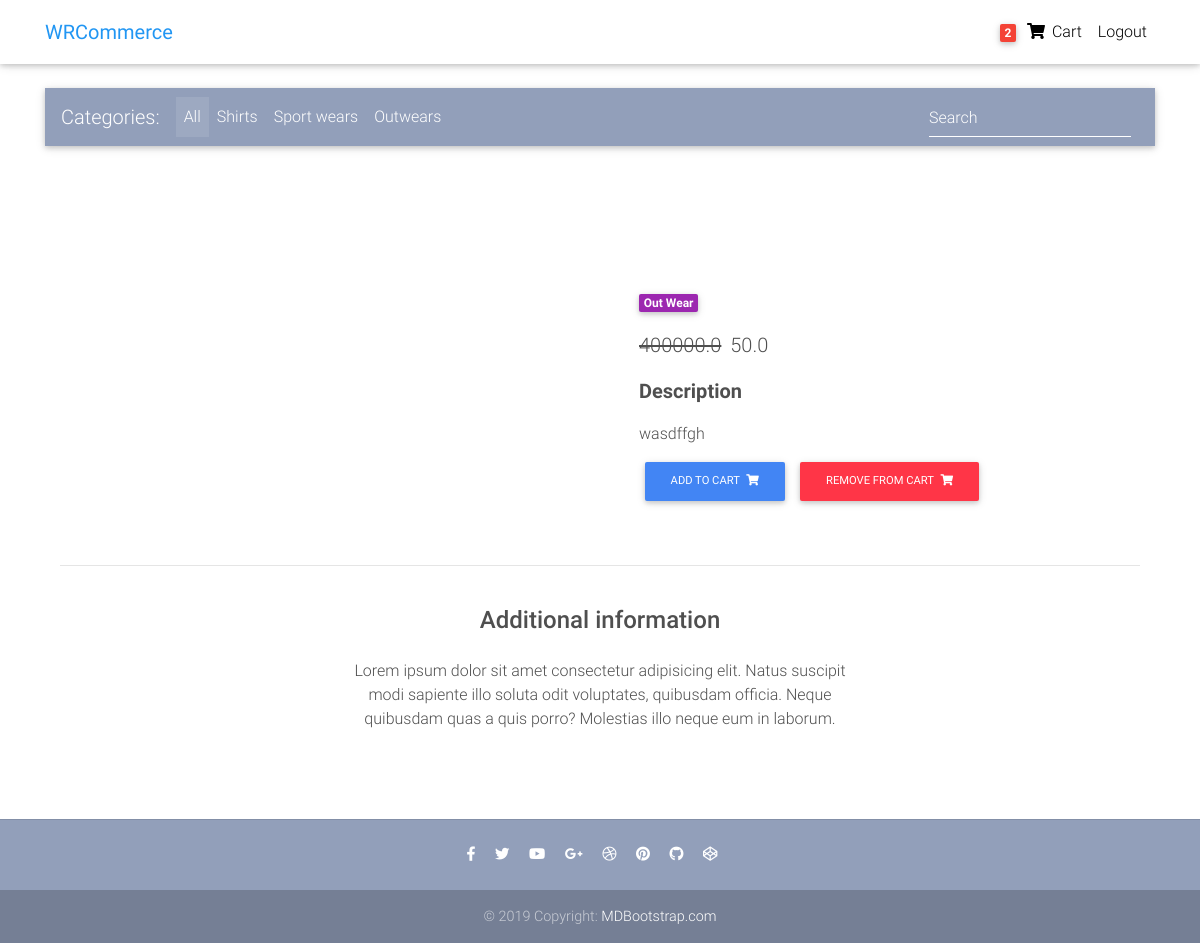
The app's page /product/test-product-2/ (signed in) with its own data.
### app/models.py (models this page shows, shortened)
class Order(models.Model):
	user = models.ForeignKey(settings.AUTH_USER_MODEL, on_delete=models.CASCADE)
	item = models.ManyToManyField(OrderItem)
	start_date = models.DateTimeField(auto_now_add = True)
	ordered_date = models.DateTimeField()
	ordered = models.BooleanField(default=False)
	billing_address = models.ForeignKey('BillingAddress', on_delete=models.SET_NULL, blank=True, null=True)

class Item(models.Model):
	title = models.CharField(max_length=100)
	price = models.FloatField()
	discount_price = models.FloatField(blank=True, null=True)
	category = models.CharField(choices=CATEGORY_CHOICES, max_length=2)
	label = models.CharField(choices=LABEL_CHOICES, max_length=1)
	slug = models.SlugField()
	description = models.TextField()
	def get_add_to_cart_url(self):
		return reverse("app:add_to_cart", kwargs={
			'slug': self.slug
		})
	def get_remove_from_cart_url(self):
		return reverse("app:remove_from_cart", kwargs={
			'slug': self.slug
		})

### app/views.py (the view)
# urls.py: path('product/<slug>/',ItemDetailView.as_view(), name="product"),
class ItemDetailView(DetailView):
	model = Item
	template_name = "product.html"

### app/templatetags/cart_template_tags.py (called while the page is built)
@register.filter
def cart_item_count(user):
    if user.is_authenticated:
        qs = Order.objects.filter(user=user, ordered=False)
        if qs.exists():
            return qs[0].item.count()
    return 0

### templates/product.html (shortened to what this page needs)
{% extends 'base.html' %} {% block content %}
<main class="mt-5 pt-4">
  <div class="container dark-grey-text mt-5">
    <div class="row wow fadeIn">
      <div class="col-md-6 mb-4">
      </div>
      <div class="col-md-6 mb-4">
        <div class="p-4">
          <div class="mb-3">
            <a href="">
              <span class="badge purple mr-1"
                >{{ object.get_category_display }}</span
              >
            </a>
          </div>
          <p class="lead">
            {% if object.discount_price %}
            <span class="mr-1">
              <del>{{ object.price }}</del>
            </span>
            <span>{{ object.discount_price }}</span>
            {% else %}
            <span>{{object.price}}</span>
            {% endif %}
          </p>
          <p class="lead font-weight-bold">Description</p>
          <p>{{ object.description}}</p>
          <a
            href="{{ object.get_add_to_cart_url}}"
            class="btn btn-primary btn-md my-0 p"
          >
            Add to cart
            <i class="fas fa-shopping-cart ml-1"></i>
          </a>
          <a
            href="{{ object.get_remove_from_cart_url}}"
            class="btn btn-danger btn-md my-0 p"
          >
            remove from cart
            <i class="fas fa-shopping-cart ml-1"></i>
          </a>
        </div>
      </div>
    </div>
    <hr />
    <div class="row d-flex justify-content-center wow fadeIn">
      <div class="col-md-6 text-center">
        <h4 class="my-4 h4">Additional information</h4>
        <p>
          Lorem ipsum dolor sit amet consectetur adipisicing elit. Natus
          suscipit modi sapiente illo soluta odit voluptates, quibusdam officia.
          Neque quibusdam quas a quis porro? Molestias illo neque eum in
          laborum.
        </p>
      </div>
    </div>
    <div class="row wow fadeIn">
      <div class="col-lg-4 col-md-12 mb-4">
      </div>
      <div class="col-lg-4 col-md-6 mb-4">
      </div>
      <div class="col-lg-4 col-md-6 mb-4">
      </div>
    </div>
  </div>
</main>
{% endblock content %}

### templates/navbar.html (shortened to what this page needs)
{% load cart_template_tags %}
<nav
  class="navbar fixed-top navbar-expand-lg navbar-light white scrolling-navbar"
>
  <div class="container">
    <a class="navbar-brand waves-effect"
      href="/">
      <strong class="blue-text">WRCommerce</strong>
    </a>
    <div class="collapse navbar-collapse" id="navbarSupportedContent">
      <ul class="navbar-nav nav-flex-icons">
        {% if request.user.is_authenticated %}
        <li class="nav-item">
          <a href="{% url 'app:order-summary'%}" class="nav-link waves-effect">
            <span class="badge red z-depth-1 mr-1"> {{ request.user|cart_item_count}} </span>
            <i class="fas fa-shopping-cart"></i>
            <span class="clearfix d-none d-sm-inline-block"> Cart </span>
          </a>
        </li>
        <li class="nav-item">
          <a class="nav-link waves-effect" href="{% url 'account_logout' %}">
            <span class="clearfix d-none d-sm-inline-block"> Logout </span>
          </a>
        </li>
        {% endif %}
      </ul>
    </div>
  </div>
</nav>

### templates/base.html (style rules this page uses)
html, body, header, .carousel { height: 60vh; }

### records on screen
Item: category "Out Wear", price "400000.0", discount_price "50.0", description "wasdffgh"

### other values on screen
{{ request.user|cart_item_count }} "2"
